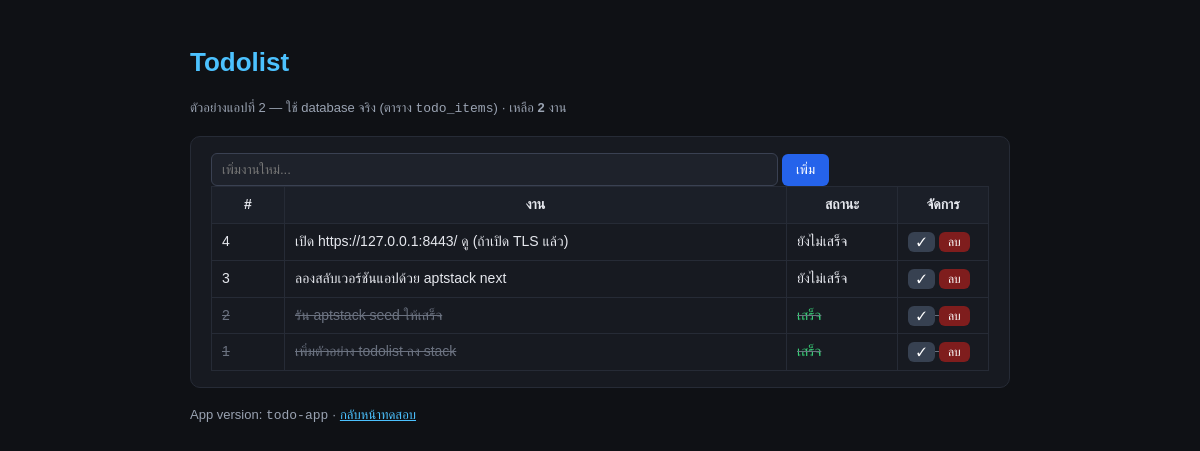
The app's page /todo-app/index.php with its own data.
### tables this page shows
CREATE TABLE IF NOT EXISTS `todo_items` (
  `id`         INT UNSIGNED NOT NULL AUTO_INCREMENT,
  `title`      VARCHAR(190) NOT NULL,
  `done`       TINYINT(1)   NOT NULL DEFAULT 0,
  `created_at` TIMESTAMP    NOT NULL DEFAULT CURRENT_TIMESTAMP,
  PRIMARY KEY (`id`),
  KEY `idx_done` (`done`)
);

### todo-app/index.php (the view, shortened to what this page needs)
<?php
$root = __DIR__;
for ($i = 0; $i < 6; $i++) {
    $up = dirname($root); if ($up === $root) { break; } $root = $up;
}
$raw = ltrim((string)@file_get_contents($root . '/config/stack.json'), "\xEF\xBB\xBF");
$cfg = json_decode($raw, true) ?: [];
$dsn = sprintf('mysql:host=%s;port=%d;dbname=%s;charset=utf8mb4',
    $cfg['dbHost'] ?? '127.0.0.1', (int)($cfg['dbPort'] ?? 3307), ($cfg['dbName'] ?? 'aptstack_demo'));
$dbUser = (string)($cfg['dbUser'] ?? 'root');
$dbPass = (string)($cfg['dbPass'] ?? '');
$pdo = null; $err = '';
try {
    $pdo = new PDO($dsn, $dbUser, $dbPass, [PDO::ATTR_ERRMODE => PDO::ERRMODE_EXCEPTION, PDO::ATTR_TIMEOUT => 5]);
} catch (Throwable $e) { $err = $e->getMessage(); }
$items = [];
if ($pdo) {
    try { foreach ($pdo->query('SELECT id, title, done, created_at FROM todo_items ORDER BY done, id DESC') as $r) { $items[] = $r; } }
    catch (Throwable $e) { $err = $e->getMessage(); }
}
$left = count(array_filter($items, fn($r) => !(int)$r['done']));
?>
<!DOCTYPE html>
<html lang="th"><head><meta charset="utf-8"><title>aptstack — Todolist</title>
</head><body>
<h1>Todolist</h1>
<p class="dim">ตัวอย่างแอปที่ 2 — ใช้ database จริง (ตาราง <code>todo_items</code>) · เหลือ <b><?= $left ?></b> งาน</p>
<div class="card">
<form method="post">
  <input type="text" name="title" placeholder="เพิ่มงานใหม่..." required maxlength="190">
  <button>เพิ่ม</button>
</form>
<?php if ($items): ?>
<table>
<tr><th style="width:52px">#</th><th>งาน</th><th style="width:90px">สถานะ</th><th style="width:70px">จัดการ</th></tr>
<?php foreach ($items as $r): ?>
<tr class="<?= (int)$r['done'] ? 'done' : '' ?>">
  <td><?= (int)$r['id'] ?></td>
  <td><?= htmlspecialchars((string)$r['title']) ?></td>
  <td><?= (int)$r['done'] ? '<span class="ok">เสร็จ</span>' : 'ยังไม่เสร็จ' ?></td>
  <td>
    <form method="post" style="display:inline"><input type="hidden" name="act" value="toggle"><input type="hidden" name="id" value="<?= (int)$r['id'] ?>"><button class="sm">✓</button></form>
    <form method="post" style="display:inline"><input type="hidden" name="act" value="del"><input type="hidden" name="id" value="<?= (int)$r['id'] ?>"><button class="sm del">ลบ</button></form>
  </td>
</tr>
<?php endforeach; ?>
</table>
<?php elseif (!$err): ?><p class="dim">ยังไม่มีงาน — พิมพ์ด้านบนแล้วกดเพิ่ม</p><?php endif; ?>
</div>
<p class="dim">App version: <code><?= htmlspecialchars(basename(__DIR__)) ?></code> ·
<a href="/">กลับหน้าทดสอบ</a></p>
</body></html>

### todo-app/index.php (style rules this page uses)
body { font-family:Consolas,"Leelawadee UI",Tahoma,sans-serif;background:#0f1115;color:#e6e8ee;max-width:820px;margin:40px auto;padding:0 20px;line-height:1.7 }
h1 { color:#4cc2ff;font-size:26px;margin-bottom:4px }
.card { background:#171a21;border:1px solid #262b36;border-radius:10px;padding:16px 20px;margin:16px 0 }
.ok { color:#38d178 }
.dim { color:#9aa3b2;font-size:13px }
table { border-collapse:collapse;width:100%;font-size:14px }
th,td { border:1px solid #262b36;padding:6px 10px }
th { background:#1b1f28 }
tr.done td { color:#6b7280;text-decoration:line-through }
input[type=text] { background:#1e222b;border:1px solid #3a4152;color:#e6e8ee;padding:8px 10px;border-radius:6px;width:70% }
button { background:#2563eb;border:0;color:#fff;padding:8px 14px;border-radius:6px;cursor:pointer }
button.sm { padding:3px 9px;font-size:12px;background:#374151 }
button.del { background:#7f1d1d }
a { color:#4cc2ff }

### records on screen
todo_items: id "4", title "เปิด https://127.0.0.1:8443/ ดู (ถ้าเปิด TLS แล้ว)", done "ยังไม่เสร็จ"
todo_items: id "3", title "ลองสลับเวอร์ชันแอปด้วย aptstack next", done "ยังไม่เสร็จ"
todo_items: id "2", title "รัน aptstack seed ให้เสร็จ", done "เสร็จ"
todo_items: id "1", title "เพิ่มตัวอย่าง todolist ลง stack", done "เสร็จ"

### other values on screen
$left "2"
basename(__DIR__) "todo-app"
